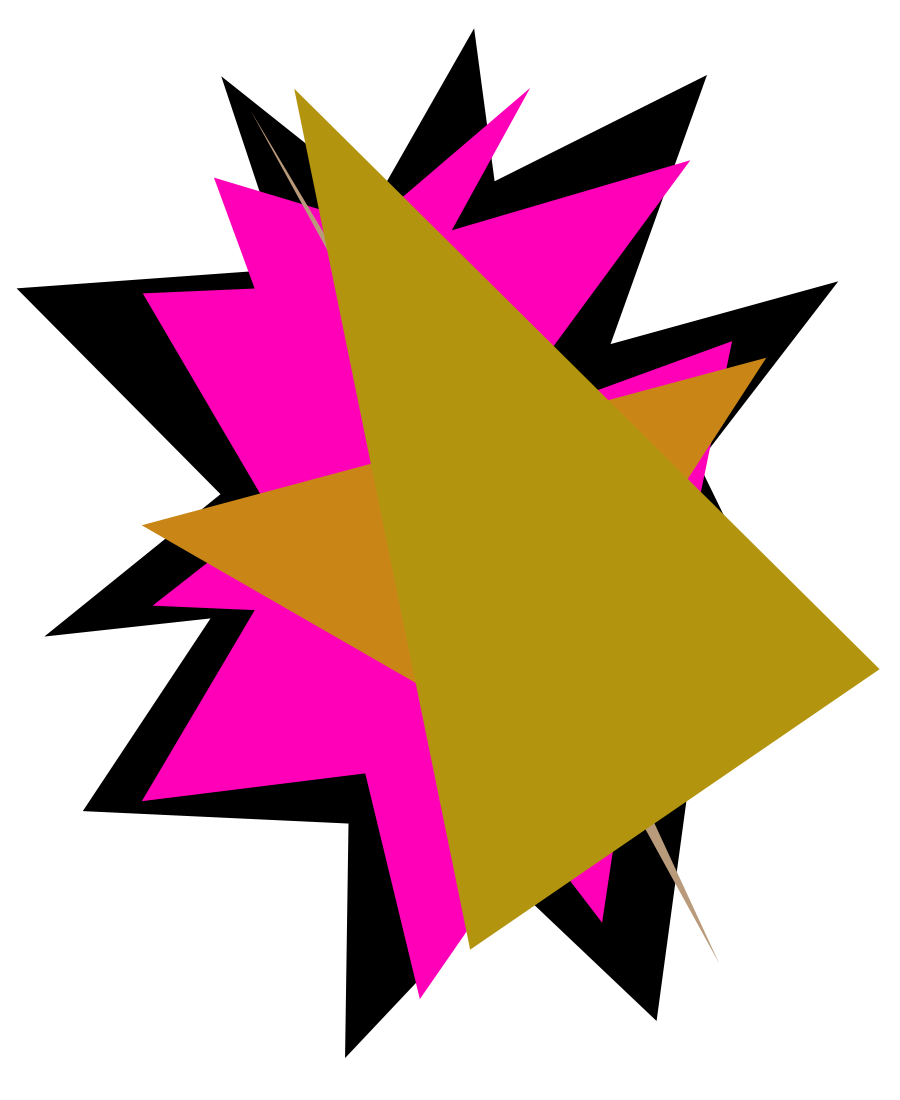
Frame 1 (no input)
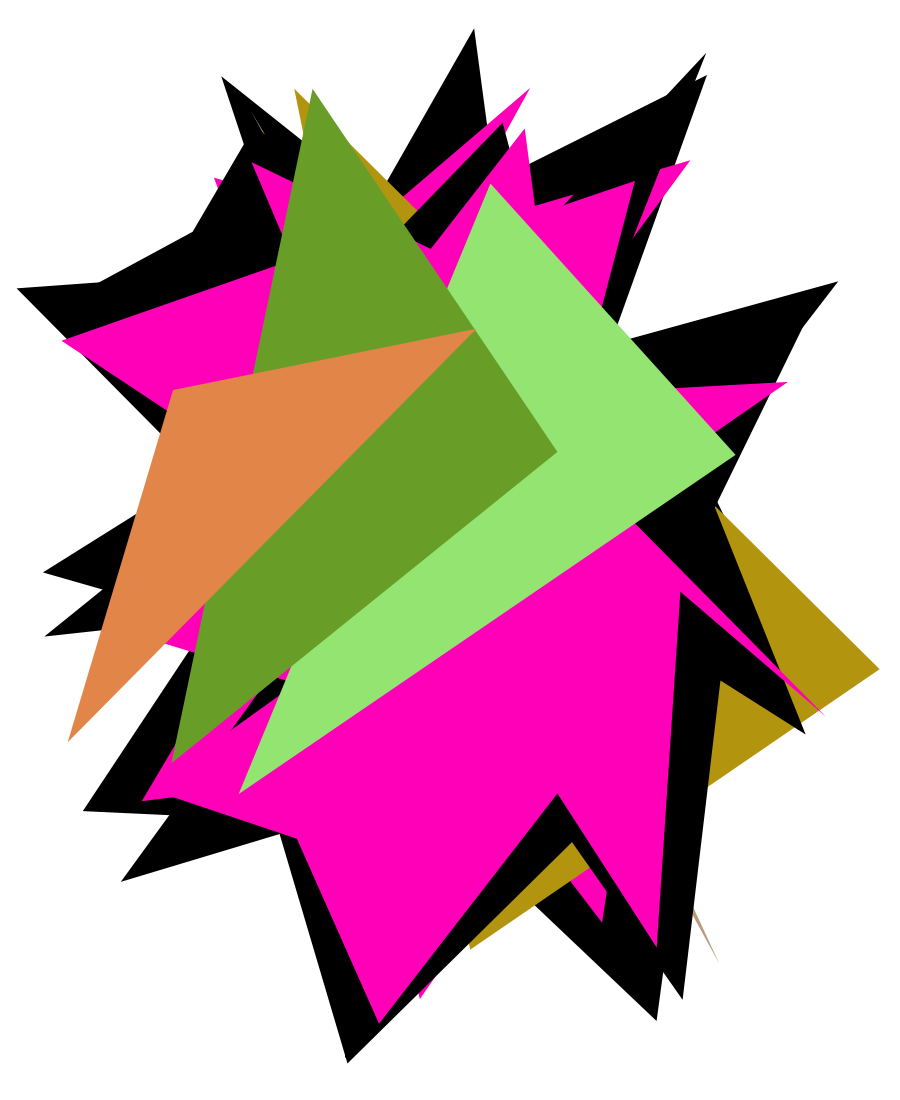
Frame 2 (the mouse pressed at the canvas centre, redrawn once)

The Processing sketch that drew these frames (run headless with seeded random() and noise(); the mouse was pressed at the canvas centre and the sketch redrawn once):

// Processing sketch: OChack2018_sample
// ── OChack2018_sample.pde
// OChack2018 Tama Art University
float[][] outer = {
  {618.69, 417.09}, {728.15, 237.57}, {509.81, 292.39}, {646.16, 0.0}, {446.02, 152.01}, {438.73, 6.78}, {326.74, 134.18}, {144.47, 45.9}, {175.58, 209.37}, {0.0, 244.14}, {164.85, 426.16}, {22.34, 533.3}, {190.56, 595.32}, {43.76, 789.19}, {257.61, 773.35}, {303.77, 959.72}, {466.36, 774.31}, {602.29, 954.9}, {615.81, 595.92}, {770.0, 631.68}
};
float[][] inner = {
  {593.85, 564.37}, {583.25, 894.16}, {467.13, 738.6}, {315.13, 913.37}, {274.54, 746.57}, {87.85, 763.07}, {223.35, 583.99}, {67.92, 525.8}, {197.14, 428.81}, {41.06, 257.7}, {202.61, 228.05}, {173.31, 83.53}, {333.35, 164.55}, {421.95, 59.68}, {428.38, 193.}, {592.02, 67.39}, {471.06, 324.86}, {684.25, 269.7}, {592.2, 418.0}, {720.41, 598.34}
};
void setup() {
  size(900, 1100);
  background(255);
  noStroke();
}
void draw() {
  translate(65, 70);
  fill(0);
  beginShape();
  for (int i = 0; i < 20; i++) { 
    vertex(outer[i][0]+random(-50, 50), outer[i][1]+random(-50, 50));
  }
  endShape(CLOSE);
  fill(#ff00b8);
  beginShape();
  for (int i = 0; i < 20; i++) { 
    vertex(inner[i][0]+random(-50, 50), inner[i][1]+random(-50, 50));
  }
  endShape(CLOSE);
  for (int j = 0; j < 3; j++) {
    fill(random(0, 256), random(128, 256), random(0, 128));
    beginShape();
    for (int i = 0; i < 20; i+=7) {
      int n = int(random(i, i+7))%20;
    vertex(inner[n][0]+random(-100, 100), inner[n][1]+random(-100, 100));
    }
    endShape(CLOSE);
  }
  noLoop();
  save("OChack"+str(int(random(65535)))+".tif");
}
